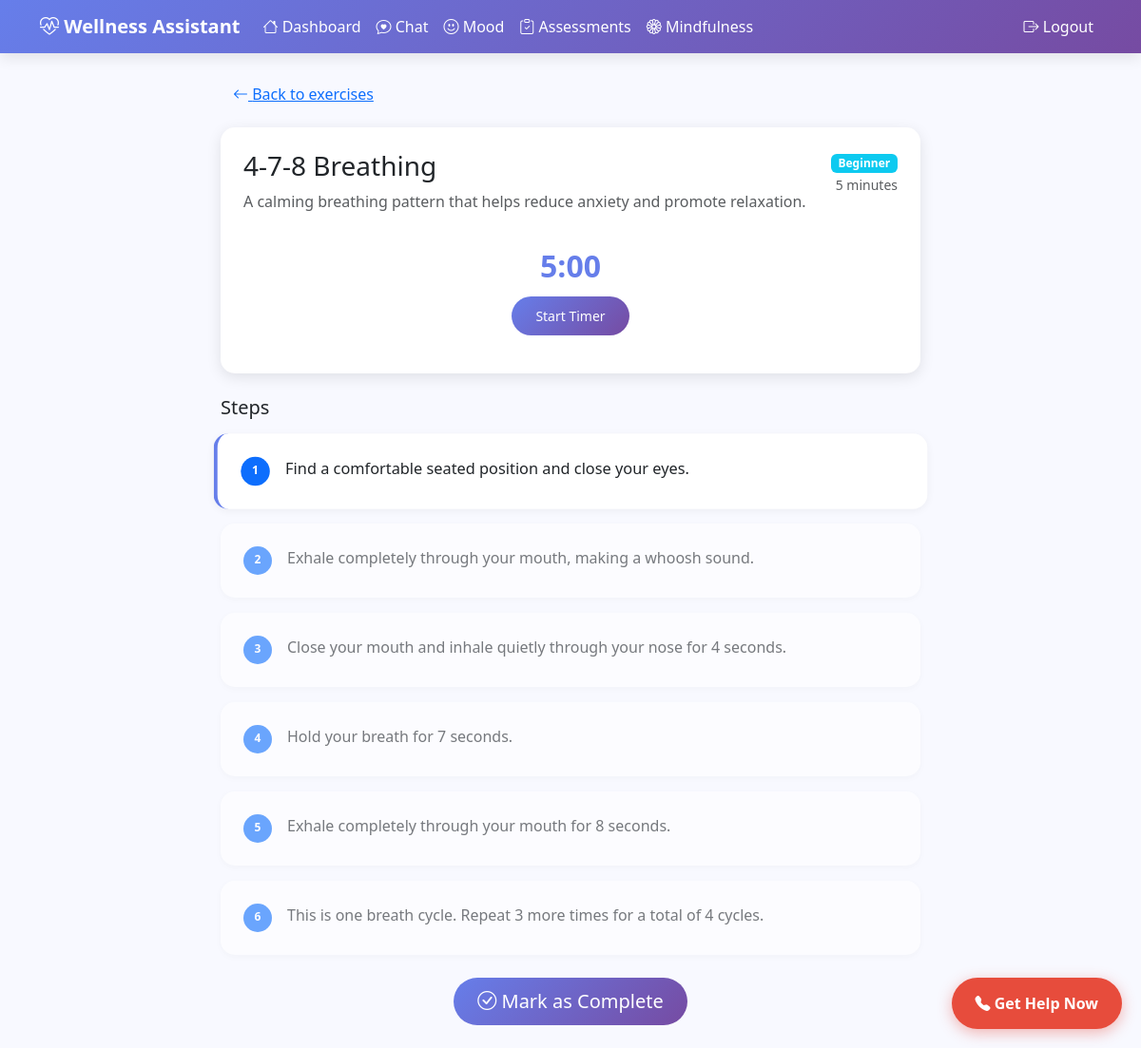
Page /mindfulness/exercise/1 (signed in) on the committed database.
### app/models.py (models this page shows)
class MindfulnessExercise(db.Model):
    id = db.Column(db.Integer, primary_key=True)
    title = db.Column(db.String(100), nullable=False)
    category = db.Column(db.String(30), nullable=False)  # breathing, meditation, body_scan
    difficulty = db.Column(db.String(15), nullable=False)  # beginner, intermediate, advanced
    duration_minutes = db.Column(db.Integer, nullable=False)
    description = db.Column(db.Text, nullable=False)
    steps = db.Column(db.Text, nullable=False)  # JSON string of steps

### app/routes/mindfulness.py (the view)
@mindfulness_bp.route('/exercise/<int:exercise_id>')
@login_required
def exercise(exercise_id):
    ex = MindfulnessExercise.query.get_or_404(exercise_id)
    steps = json.loads(ex.steps)
    return render_template('mindfulness/exercise.html', exercise=ex, steps=steps)

### app/models.py (called while the page is built)
@login_manager.user_loader
def load_user(user_id):
    return User.query.get(int(user_id))

### app/templates/mindfulness/exercise.html (shortened to what this page needs)
{% extends "base.html" %}
{% block content %}
<div class="row justify-content-center">
    <div class="col-md-8">
        <a href="{{ url_for('mindfulness.index') }}" class="btn btn-link mb-3">
            <i class="bi bi-arrow-left"></i> Back to exercises
        </a>
        <div class="card p-4 mb-4">
            <div class="d-flex justify-content-between align-items-start">
                <div>
                    <h3>{{ exercise.title }}</h3>
                    <p class="text-muted">{{ exercise.description }}</p>
                </div>
                <div class="text-end">
                    <span class="badge bg-info">{{ exercise.difficulty | capitalize }}</span>
                    <br><small class="text-muted">{{ exercise.duration_minutes }} minutes</small>
                </div>
            </div>
            <div class="text-center my-3">
                <div class="timer-display" id="timer">{{ exercise.duration_minutes }}:00</div>
                <button class="btn btn-primary btn-sm mt-2" id="startTimer">Start Timer</button>
            </div>
        </div>
        <h5 class="mb-3">Steps</h5>
        {% for step in steps %}
        <div class="step-card {{ 'active' if loop.index == 1 else '' }}" id="step{{ loop.index }}">
            <div class="d-flex align-items-start">
                <span class="badge bg-primary rounded-circle me-3" style="width:30px;height:30px;line-height:20px;">
                    {{ loop.index }}
                </span>
                <p class="mb-0">{{ step }}</p>
            </div>
        </div>
        {% endfor %}
        <div class="text-center mt-4">
            <form method="POST" action="{{ url_for('mindfulness.complete', exercise_id=exercise.id) }}">
                <button type="submit" class="btn btn-primary btn-lg" id="completeBtn">
                    <i class="bi bi-check-circle"></i> Mark as Complete
                </button>
            </form>
        </div>
    </div>
</div>
{% endblock %}

### app/templates/base.html (style rules this page uses)
:root { --primary: #6c63ff; --primary-light: #a29bfe; --secondary: #00b894; --bg-gradient: linear-gradient(135deg, #667eea 0%, #764ba2 100%); --card-shadow: 0 4px 15px rgba(0,0,0,0.1); }
body { font-family: 'Segoe UI', Tahoma, Geneva, Verdana, sans-serif; background-color: #f8f9ff; min-height: 100vh; }
.card { border: none; border-radius: 15px; box-shadow: var(--card-shadow); transition: transform 0.2s; }
.btn-primary { background: var(--bg-gradient); border: none; border-radius: 25px; padding: 10px 25px; }

### app/templates/mindfulness/exercise.html (style rules this page uses)
.step-card { background: white; border-radius: 15px; padding: 1.5rem; margin-bottom: 1rem; box-shadow: 0 2px 8px rgba(0,0,0,0.05); transition: all 0.3s; opacity: 0.6; }
.step-card.active { opacity: 1; border-left: 4px solid #667eea; transform: scale(1.02); }
.timer-display { font-size: 2rem; font-weight: bold; color: #667eea; }

### rows in the picture
MindfulnessExercise: title "4-7-8 Breathing", description "A calming breathing pattern that helps reduce anxiety and promote relaxation.", difficulty "Beginner", duration_minutes "5"

### other values in the picture
{{ step }} "Find a comfortable seated position and close your eyes." "Exhale completely through your mouth, making a whoosh sound." "Close your mouth and inhale quietly through your nose for 4 seconds." "Hold your breath for 7 seconds." "Exhale completely through your mouth for 8 seconds." "This is one breath cycle. Repeat 3 more times for a total of 4 cycles."
